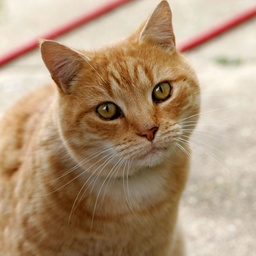
#> input picture gaussian_blurring/images/cat.jpg, 256 x 256 px, shrunk from 1025 x 1024 before the run, found by its file name
$ python main.py
#> lines starting #> are read from the running program, lines starting #| are printed output that depends on the picture
### gaussian_blurring/utils.py
import math
from PIL import Image


def generate_gaussian_kernel(size: int, sigma: float) -> list[list[float]]:
    """
    Generates a Gaussian kernel of a given size and sigma
    """
    if not isinstance(size, int) or not isinstance(sigma, float):
        raise TypeError("Size must be an integer and sigma must be a float")

    kernel = [[0] * size for _ in range(size)]
    center = size // 2
    total = 0

    for i in range(size):
        for j in range(size):
            kernel[i][j] = (1/math.sqrt(2 * math.pi * sigma)) * \
                math.e ** (-((i - center) ** 2 + (j - center)
                           ** 2) / (2 * sigma ** 2))
            total += kernel[i][j]

    return [[element / total for element in row] for row in kernel]


def apply_gaussian_blur(image: Image, kernel: list[list[float]]) -> list[list[int]]:
    """
    Applies a Gaussian blur to an image
    """
    result = [[0 for _ in range(len(image[0]))] for _ in range(len(image))]
    k_size = len(kernel) // 2

    for i in range(k_size, len(image) - k_size):
        for j in range(k_size, len(image[0]) - k_size):
            pixel_sum = 0
            for x in range(len(kernel)):
                for y in range(len(kernel[0])):
                    pixel_sum += image[i + x - k_size][j +
                                                       y - k_size] * kernel[x][y]
            result[i][j] = int(pixel_sum)

    return result


def image_to_array(image):
    """
    Converts a PIL image to a 2D array
    """
    width, height = image.size
    pixel_values = []

    for y in range(height):
        row = []
        for x in range(width):
            pixel_value = image.getpixel((x, y))
            row.append(pixel_value)
        pixel_values.append(row)

    return pixel_values

### gaussian_blurring/main.py
from utils import generate_gaussian_kernel, image_to_array, apply_gaussian_blur
from PIL import Image
import numpy as np

KERNEL_SIZE = 7  # higher kernel size means more blur
SIGMA = 11.0  # higher sigma means more blur

COMBINATIONS = [
    {'kernel_size': 3, 'sigma': 1.0},
    {'kernel_size': 5, 'sigma': 3.0},
    {'kernel_size': 7, 'sigma': 5.0},
    {'kernel_size': 9, 'sigma': 7.0},
]

UNBLURRED_IMAGE = Image.open("/app/images/cat.jpg")
#> UNBLURRED_IMAGE is the input picture: PIL image 256x256 RGB; mean R, G, B 175.9, 148.9, 120.7


for combination in COMBINATIONS:
    try:
        converted_unblurred_image = UNBLURRED_IMAGE.convert("L")

        unblurred_image_array = image_to_array(converted_unblurred_image)

        kernel = generate_gaussian_kernel(
            combination['kernel_size'], combination['sigma'])

        blurred_image_array = apply_gaussian_blur(
            unblurred_image_array, kernel)

        blurred_image_array = np.array(blurred_image_array, dtype=np.uint8)

        eq_img = Image.fromarray(blurred_image_array, mode='L')
        file_path = f"/app/images/blurred-cat-kernel-{combination['kernel_size']}-sigma-{combination['sigma']}.jpg"
        eq_img.save(file_path)
        print(f"Saved image to {file_path}")
    except Exception as e:
        print("Ooops", e)
#> this loop made 4 passes
#> pass 1, `converted_unblurred_image = UNBLURRED_IMAGE.convert("L")`:
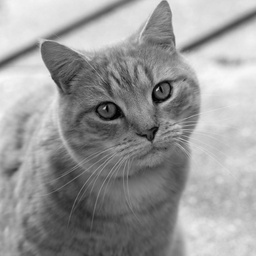
#> converted_unblurred_image: PIL image 256x256 L; min 1, max 249, mean 153.8
#> pass 2, `blurred_image_array = np.array(blurred_image_array, dtype=np.uint8)`:
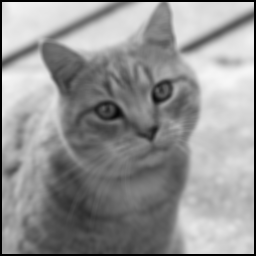
#> blurred_image_array: shape (256, 256); min 0, max 247, mean 147.6
#> after the loop:
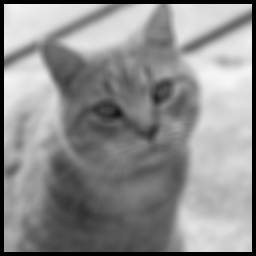
#> blurred_image_array: shape (256, 256); min 0, max 246, mean 142
